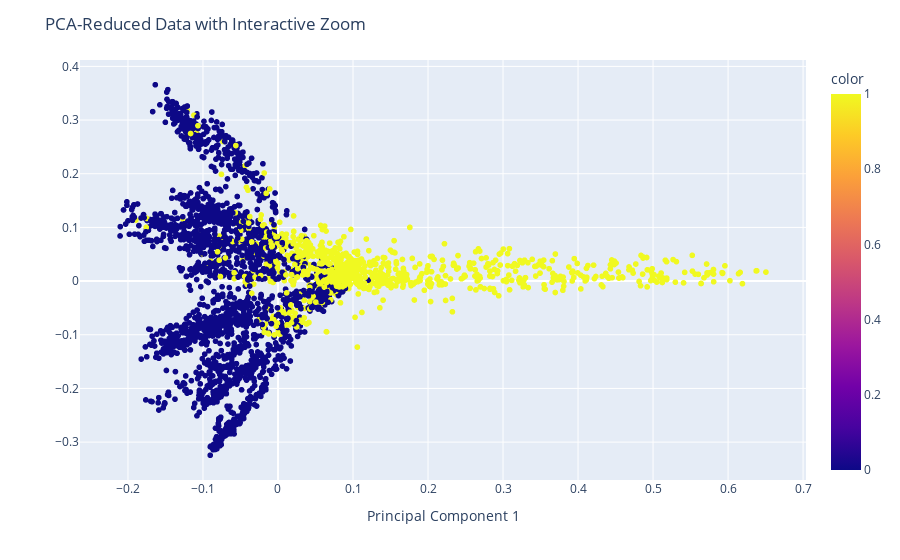

The notebook cell saved with this chart:
### Code cell
import plotly.express as px

# Assuming X_pca is your PCA-reduced data and 'y' is the target variable
fig = px.scatter(x=X_pca[:, 0], y=X_pca[:, 1], color=y_train)
fig.update_layout(title='PCA-Reduced Data with Interactive Zoom',
                  xaxis_title='Principal Component 1',
                  yaxis_title='Principal Component 2')
fig.show()

### Figure 1 — Plotly figure (JSON) as saved in the notebook; plotly's stock layout.template omitted (floating-point values rounded to 4 significant figures; data arrays with more than 128 entries replaced by an {"elided": "..."} marker saying what was removed)
{"data": [{"hovertemplate": "x=%{x}<br>y=%{y}<br>color=%{marker.color}<extra></extra>", "legendgroup": "", "marker": {"color": {"elided": "3261 int values"}, "coloraxis": "coloraxis", "symbol": "circle"}, "mode": "markers", "name": "", "showlegend": false, "type": "scattergl", "x": {"elided": "3261 float values"}, "xaxis": "x", "y": {"elided": "3261 float values"}, "yaxis": "y"}], "layout": {"autosize": true, "coloraxis": {"colorbar": {"title": {"text": "color"}}, "colorscale": [[0, "#0d0887"], [0.1111, "#46039f"], [0.2222, "#7201a8"], [0.3333, "#9c179e"], [0.4444, "#bd3786"], [0.5556, "#d8576b"], [0.6667, "#ed7953"], [0.7778, "#fb9f3a"], [0.8889, "#fdca26"], [1, "#f0f921"]]}, "legend": {"tracegroupgap": 0}, "margin": {"t": 60}, "title": {"text": "PCA-Reduced Data with Interactive Zoom"}, "xaxis": {"anchor": "y", "autorange": true, "domain": [0, 1], "range": [-0.2628, 0.7027], "title": {"text": "Principal Component 1"}, "type": "linear"}, "yaxis": {"anchor": "x", "autorange": true, "domain": [0, 1], "range": [-0.3779, 0.4192], "title": {"text": ""}, "type": "linear"}}}
